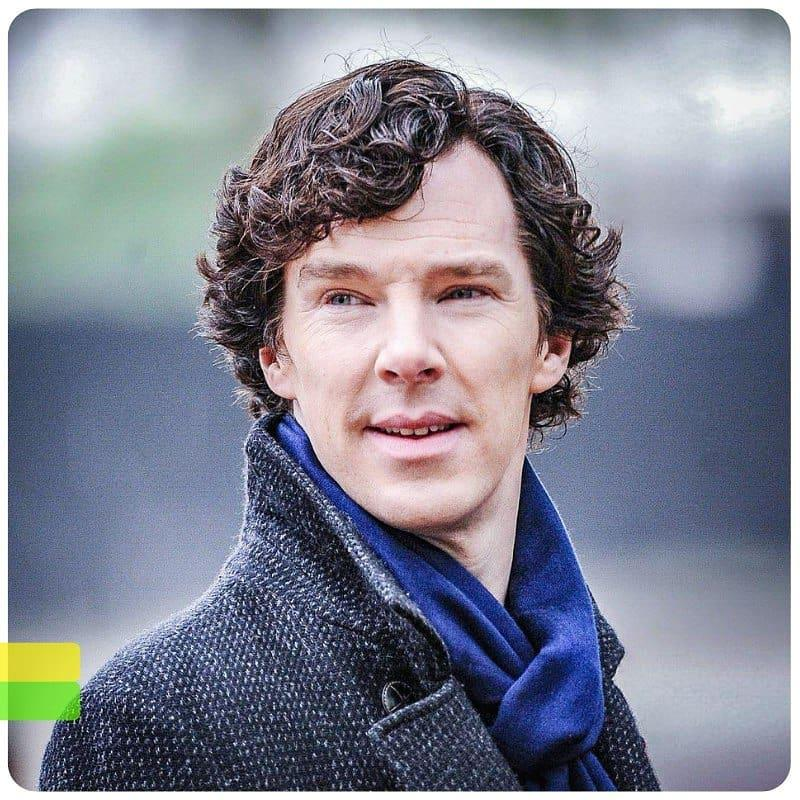
%> input picture lab_1/lab_1.jpg, 800 x 800 px
$ octave lab_1.m   (GNU Octave 9; MATLAB toolbox functions it lacks are replaced by stand-ins)
%> lines starting %> are read from the running program, lines starting %| are printed output that depends on the picture; in (x1, y1, x2, y2) boxes, pixels count from 0 and x2, y2 are one past the last pixel; in counts of white or black regions, pixels touching at a corner belong together; the program's own positions count from 1
% Цифровая обработка изображений
% Лабораторная №1

clc;
clear all;

% 1, 2
img_path = '.\lab_1.jpg';
image = imread(img_path);
%> image is the input picture: size 800x800x3 uint8; mean R, G, B 130.1, 132.7, 146.7

img_size = size(image);
%> img_size = [800 800 3]
img_width = img_size(2);
%> img_width = 800
img_height = img_size(1);
%> img_height = 800

set_width = 800;
set_height = 800;

if img_width > set_width || img_height > set_height
    disp('Размер изображения больше заданного размера. Изменение размера...');
    [height, width, ~] = size(image);
    min_size = min(height, width);
    crop_size = min_size - 1;
    crop_x = floor((width - crop_size) / 2);
    crop_y = floor((height - crop_size) / 2);
    cropped_img = imcrop(image, [crop_x, crop_y, crop_size, crop_size]);
    image = imresize(cropped_img, [set_height, set_width]);
    disp('Изменение размера завершено.');
else
    disp(['Размер изображения соответствует допустимому, не более ', num2str(set_width), 'x', num2str(set_height)]);
end

% 3
imshow(image);
pause;

% 4
path = './DIP/Lab_1/';
path_jpg = './DIP/Lab_1/lab_1.jpg';
if ~isfolder(fileparts(path))
    mkdir(fileparts(path));
end

imwrite(image, path_jpg);
disp(['Изображение сохранено в формате jpg по пути: ', path_jpg]);

% 5
path_png = './DIP/Lab_1/lab_1.png';
imwrite(image, path_png);
disp(['Изображение сохранено в формате png по пути: ', path_png]);

% 6
info_jpg = dir(path_jpg);
info_png = dir(path_png);

disp('Информация о сохраненных файлах:');
disp(['Файл jpg: ', info_jpg.name]);
disp(['Размер файла jpg: ', num2str(info_jpg.bytes), ' байт']);
disp(['Файл png: ', info_png.name]);
disp(['Размер файла png: ', num2str(info_png.bytes), ' байт']);

% 7
info_jpg = imfinfo(path_jpg);
info_png = imfinfo(path_png);

% Расчет степени сжатия для формата jpg, png
Ks_jpg = ((info_jpg.Width * info_jpg.Height * info_jpg.BitDepth) / 8) / info_jpg.FileSize;
Ks_png = ((info_png.Width * info_png.Height * info_png.BitDepth) / 8) / info_png.FileSize;

disp('Степень сжатия изображений:');
disp(['Формат jpg: ', num2str(Ks_jpg)]);
disp(['Формат png: ', num2str(Ks_png)]);

if Ks_jpg > Ks_png
    disp('Изображение в формате jpg имеет большую степень сжатия');
    format = 'png';
elseif Ks_jpg < Ks_png
    disp('Изображение в формате png имеет большую степень сжатия');
    format = 'jpg';
else
    disp('Степень сжатия изображений в форматах jpg и png одинакова');
    format = 'png';
end

% 8
if size(image, 3) == 3
    gray_img = rgb2gray(image);
else
    gray_img = image;
end
imshow(gray_img);
pause;

out_path_gr = ['./DIP/Lab_1/gray_image', '.', format];
imwrite(gray_img, out_path_gr);

% 9
thresholds = [0.25, 0.5, 0.75];

logical_dir = './DIP/Lab_1/Logical/';
if ~isfolder(logical_dir)
    mkdir(logical_dir);
end

for i = 1:length(thresholds)
    bin_img = imbinarize(gray_img, thresholds(i));
    imshow(bin_img);
    title(['Двоичное изображение с порогом = ', num2str(thresholds(i))]);
    pause;

    out_path = ['./DIP/Lab_1/Logical/bin_img_', num2str(thresholds(i)), '.', num2str(format)];
    imwrite(bin_img, out_path);
end
%> this loop made 3 passes
%> pass 1, `bin_img = imbinarize(gray_img, thresholds(i));`:
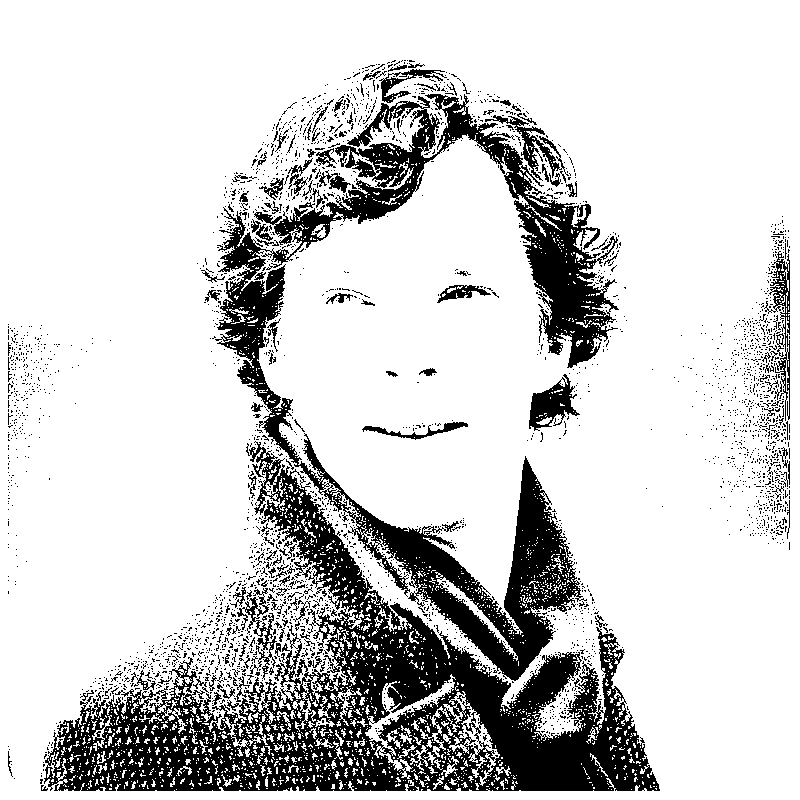
%> bin_img: size 800x800 logical; 81.2% white; 2978 black regions (2837 under 20 px), largest, box (x1, y1, x2, y2) and area: (44, 441, 660, 791) 59624, (215, 94, 619, 681) 41119, (529, 374, 580, 431) 1349

% 10
bitplane_dir = './DIP/Lab_1/BitPlane/';
if ~isfolder(bitplane_dir)
    mkdir(bitplane_dir);
end

bit_img = im2uint8(gray_img);

bit_planes = false([info_png.Height, info_png.Width, 8]);
for i = 1:8
    bit_planes(:, :, i) = bitget(bit_img, i);
end

for i = 1:8
    bin_img = logical(bit_planes(:, :, i));
    imshow(bin_img);
    title(['Bit Plane ', num2str(i)]); % Добавление подписи к графику
    pause;

    out_path = [bitplane_dir, 'bit_plane_', num2str(i), '.', num2str(format)];
    imwrite(bin_img, out_path);
end
%> this loop made 8 passes
%> pass 1, `bin_img = logical(bit_planes(:, :, i));`:
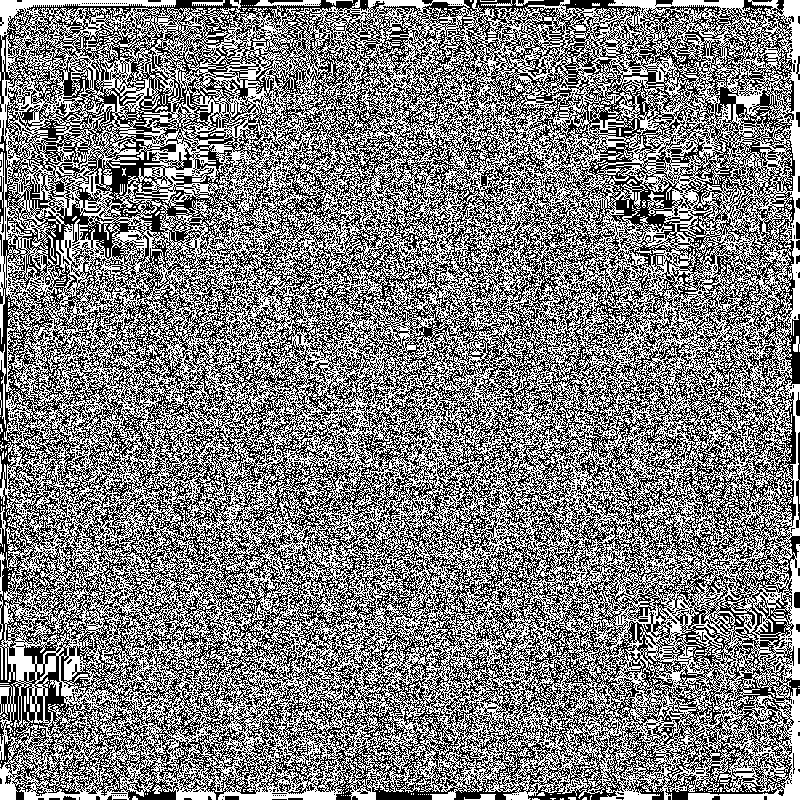
%> bin_img: size 800x800 logical; 50.1% white; black in thin lines or dots

% 11
discret_dir = './DIP/Lab_1/Discret/';
if ~isfolder(discret_dir)
    mkdir(discret_dir);
end

kernel_sizes = [5, 10, 20, 50];

for i = 1:length(kernel_sizes)
    kernel_size = kernel_sizes(i);
    discret_img = mat2gray(blkproc(gray_img, [kernel_size kernel_size], 'mean2(x) * ones(size(x))'));

    imshow(discret_img);
    title(['Дискретизацию полутонового изображения с ядром ', num2str(kernel_size), 'x', num2str(kernel_size)]);
    pause;

    out_path = [discret_dir, 'discret_img_', num2str(kernel_size), '.', num2str(format)];
    imwrite(discret_img, out_path);
end
%> this loop made 4 passes
%> pass 1, `discret_img = mat2gray(blkproc(gray_img, [kernel_size kernel_size], 'm..`:
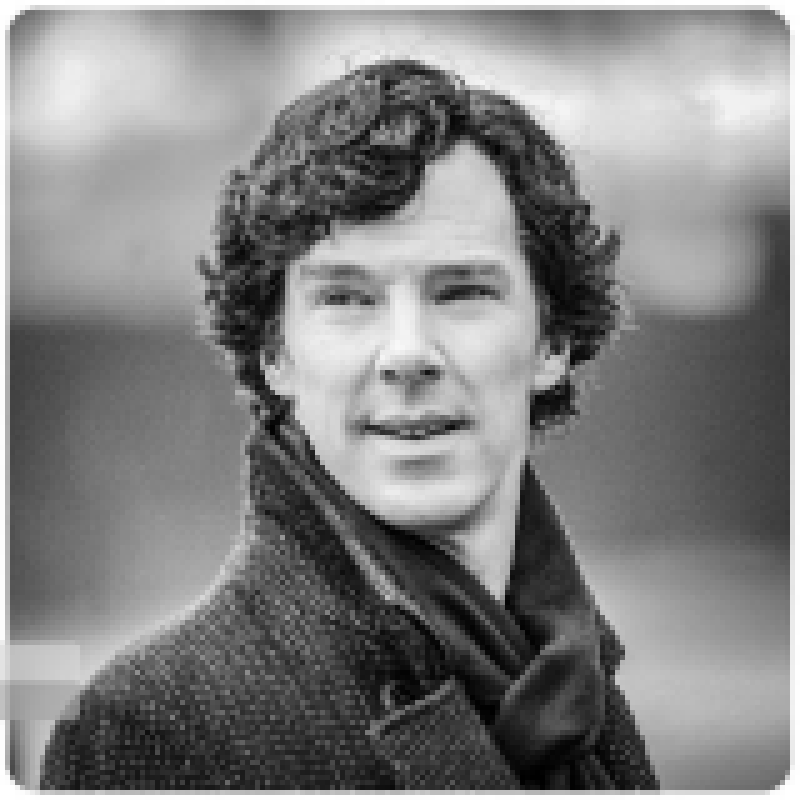
%> discret_img: size 800x800 double; min 0, max 1, mean 0.513

% 12
quantiz_dir = './DIP/Lab_1/Quantiz/';
if ~isfolder(quantiz_dir)
    mkdir(quantiz_dir);
end

quant_levels = [4, 16, 32, 64, 128];

for i = 1:length(quant_levels)
    quant_level = quant_levels(i);
    quant_img = mat2gray(imquantize(gray_img, linspace(0, 255, quant_level)));

    imshow(quant_img);
    title(['Квантование по уровню ', num2str(quant_level)]);
    pause;

    out_path = [quantiz_dir, 'quant_img_', num2str(quant_level), '.', num2str(format)];
    imwrite(quant_img, out_path);
end
%> this loop made 5 passes
%> pass 1, `quant_img = mat2gray(imquantize(gray_img, linspace(0, 255, quant_level..`:
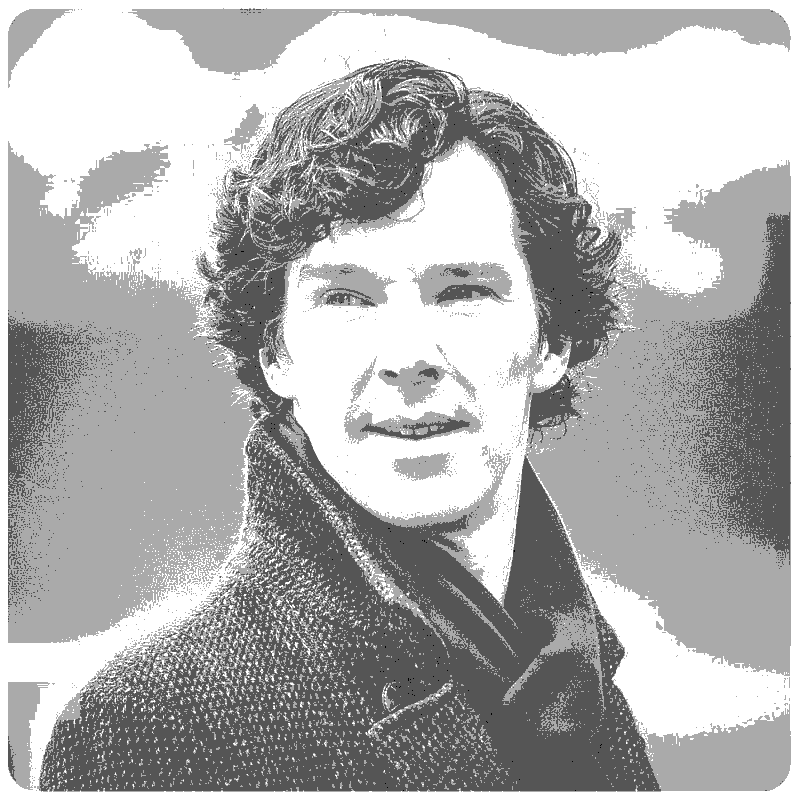
%> quant_img: size 800x800 double; min 0, max 1, mean 0.692

% 13
crop_dir = './DIP/Lab_1/Crop/';
if ~isfolder(crop_dir)
    mkdir(crop_dir);
end

crop_size = 100;

crop_x = floor((size(gray_img, 2) - crop_size) / 2);
%> crop_x = 350
crop_y = floor((size(gray_img, 1) - crop_size) / 2);
%> crop_y = 350
crop_img = imcrop(gray_img, [crop_x, crop_y, crop_size-1, crop_size-1]);
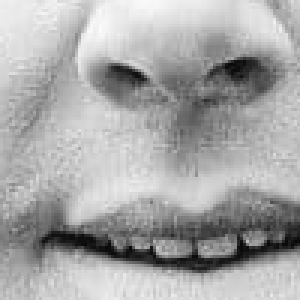
%> crop_img: size 100x100 uint8 (shown 3 times larger); min 8, max 252, mean 167.6

imshow(crop_img);
title('Вырезанная область');
pause;

out_path = fullfile(crop_dir, ['crop_img.', format]);
imwrite(crop_img, out_path);

% 14
p1 = [21, 17];
p2 = [15, 11];
p3 = [19, 88];

N1 = gray_img(p1(2)-1:p1(2)+1, p1(1)-1:p1(1)+1);
%> N1 = [93 99 114; 121 109 97; 128 112 113]
disp('Значения четырех соседей пикселя p1:');
disp(['   ', num2str(N1(1,1)), '   0   ', num2str(N1(1,3))]);
%|    93   0   114
disp(['   0   ', num2str(N1(2,2)), '   0']);
%|    0   109   0
disp(['   ', num2str(N1(3,1)), '   0   ', num2str(N1(3,3))]);
%|    128   0   113

N2 = gray_img(p2(2)-1:p2(2)+1, p2(1)-1:p2(1)+1);
%> N2 = [255 255 255; 255 255 255; 255 255 255]

disp('Значения четырех соседей пикселя p2:');
disp(['   0   ', num2str(N2(1,2)), '   0']);
%|    0   255   0
disp(['   ', num2str(N2(2,1)), '  ', num2str(N2(2,2)), '   ', num2str(N2(2,3))]);
%|    255  255   255
disp(['   0   ', num2str(N2(3,2)), '   0']);
%|    0   255   0

N3 = gray_img(p3(2)-1:p3(2)+1, p3(1)-1:p3(1)+1);
%> N3 = [191 193 194; 194 195 197; 194 195 197]
disp('Значения восьмерки соседей пикселя p3:');
disp(N3);
%|   191  193  194
%|   194  195  197
%|   194  195  197

% 15
mean_int = mean(gray_img(:));
%> mean_int = 133.5
disp(['Средний уровень яркости на изображении: ', num2str(mean_int)]);
%| Средний уровень яркости на изображении: 133.5425

% 16
output_dir = './DIP/Lab_1/Marks/';
if ~exist(output_dir, 'dir')
    mkdir(output_dir);
end

marked_img = gray_img;

corner_x = 10;
corner_y = 10;
center_x = round(size(gray_img, 2) / 2);
%> center_x = 400
center_y = round(size(gray_img, 1) / 2);
%> center_y = 400

positions = [center_x-10 center_y-10; corner_x corner_y;
             size(gray_img, 2)-30 corner_y; corner_x size(gray_img, 1)-30;
             size(gray_img, 2)-30 size(gray_img, 1)-30];
colors = cell(5, 1);

for i = 1:5
    if i == 1
        region = marked_img(center_y-9:center_y+10, center_x-9:center_x+10);
    else
        region = marked_img(positions(i, 2):positions(i, 2)+19, positions(i, 1):positions(i, 1)+19);
    end

    mean_value = mean(mean(region));

    if mean_value < 128
        colors{i} = 'white';
    else
        colors{i} = 'black';
    end

    marked_img = insertShape(marked_img, 'FilledRectangle', [positions(i, 1) positions(i, 2) 20 20], 'Color', colors{i}, 'Opacity', 1);
end
%> this loop made 5 passes
%> mean_value on passes 1 to 5: 185.5, 162.4, 161, 155.3, 143.1
%> pass 1, `region = marked_img(center_y-9:center_y+10, center_x-9:center_x+10);`:
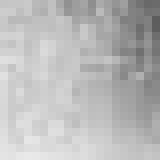
%> region: size 20x20 uint8 (shown 8 times larger); min 93, max 233, mean 185.5
%> pass 2, `region = marked_img(positions(i, 2):positions(i, 2)+19, positions(i, 1..`:
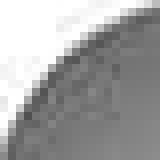
%> region: size 20x20 uint8 (shown 8 times larger); min 80, max 255, mean 162.4
%> after the loop, colors = {'black', 'black', 'black', 'black', 'black'}

imshow(marked_img);

out_path = fullfile(output_dir, ['marked_img.', format]);
imwrite(marked_img, out_path);
